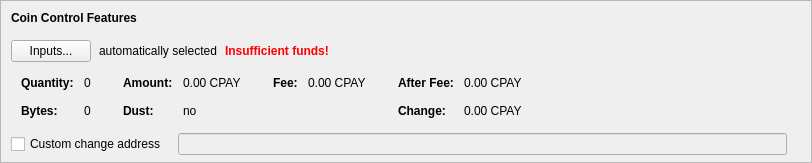
    <widget class="QFrame" name="frameCoinControl">
     <property name="sizePolicy">
      <sizepolicy hsizetype="Expanding" vsizetype="Expanding">
       <horstretch>0</horstretch>
       <verstretch>0</verstretch>
      </sizepolicy>
     </property>
     <property name="maximumSize">
      <size>
       <width>16777215</width>
       <height>16777215</height>
      </size>
     </property>
     <property name="frameShape">
      <enum>QFrame::StyledPanel</enum>
     </property>
     <property name="frameShadow">
      <enum>QFrame::Sunken</enum>
     </property>
     <layout class="QVBoxLayout" name="verticalLayoutCoinControl2">
      <property name="spacing">
       <number>0</number>
      </property>
      <property name="leftMargin">
       <number>0</number>
      </property>
      <property name="topMargin">
       <number>0</number>
      </property>
      <property name="rightMargin">
       <number>0</number>
      </property>
      <property name="bottomMargin">
       <number>6</number>
      </property>
      <item>
       <layout class="QVBoxLayout" name="verticalLayoutCoinControl" stretch="0,0,0,0,1">
        <property name="spacing">
         <number>0</number>
        </property>
        <property name="leftMargin">
         <number>10</number>
        </property>
        <property name="topMargin">
         <number>10</number>
        </property>
        <item>
         <layout class="QHBoxLayout" name="horizontalLayoutCoinControl1">
          <property name="bottomMargin">
           <number>15</number>
          </property>
          <item>
           <widget class="QLabel" name="labelCoinControlFeatures">
            <property name="sizePolicy">
             <sizepolicy hsizetype="Preferred" vsizetype="Maximum">
              <horstretch>0</horstretch>
              <verstretch>0</verstretch>
             </sizepolicy>
            </property>
            <property name="font">
             <font>
              <weight>75</weight>
              <bold>true</bold>
             </font>
            </property>
            <property name="styleSheet">
             <string notr="true">font-weight:bold;</string>
            </property>
            <property name="text">
             <string>Coin Control Features</string>
            </property>
           </widget>
          </item>
         </layout>
        </item>
        <item>
         <layout class="QHBoxLayout" name="horizontalLayoutCoinControl2" stretch="0,0,0,0">
          <property name="spacing">
           <number>8</number>
          </property>
          <property name="bottomMargin">
           <number>10</number>
          </property>
          <item>
           <widget class="QPushButton" name="pushButtonCoinControl">
            <property name="styleSheet">
             <string notr="true"/>
            </property>
            <property name="text">
             <string>Inputs...</string>
            </property>
            <property name="autoDefault">
             <bool>false</bool>
            </property>
           </widget>
          </item>
          <item>
           <widget class="QLabel" name="labelCoinControlAutomaticallySelected">
            <property name="text">
             <string>automatically selected</string>
            </property>
            <property name="margin">
             <number>5</number>
            </property>
           </widget>
          </item>
          <item>
           <widget class="QLabel" name="labelCoinControlInsuffFunds">
            <property name="font">
             <font>
              <weight>75</weight>
              <bold>true</bold>
             </font>
            </property>
            <property name="styleSheet">
             <string notr="true">color:red;font-weight:bold;</string>
            </property>
            <property name="text">
             <string>Insufficient funds!</string>
            </property>
            <property name="margin">
             <number>5</number>
            </property>
           </widget>
          </item>
          <item>
           <spacer name="horizontalSpacerCoinControl">
            <property name="orientation">
             <enum>Qt::Horizontal</enum>
            </property>
            <property name="sizeHint" stdset="0">
             <size>
              <width>40</width>
              <height>1</height>
             </size>
            </property>
           </spacer>
          </item>
         </layout>
        </item>
        <item>
         <widget class="QWidget" name="widgetCoinControl" native="true">
          <property name="sizePolicy">
           <sizepolicy hsizetype="Preferred" vsizetype="Preferred">
            <horstretch>0</horstretch>
            <verstretch>0</verstretch>
           </sizepolicy>
          </property>
          <property name="minimumSize">
           <size>
            <width>0</width>
            <height>0</height>
           </size>
          </property>
          <property name="styleSheet">
           <string notr="true"/>
          </property>
          <layout class="QHBoxLayout" name="horizontalLayoutCoinControl5">
           <property name="leftMargin">
            <number>0</number>
           </property>
           <property name="topMargin">
            <number>0</number>
           </property>
           <property name="rightMargin">
            <number>0</number>
           </property>
           <property name="bottomMargin">
            <number>0</number>
           </property>
           <item>
            <layout class="QHBoxLayout" name="horizontalLayoutCoinControl3" stretch="0,0,0,1">
             <property name="spacing">
              <number>20</number>
             </property>
             <property name="topMargin">
              <number>0</number>
             </property>
             <property name="bottomMargin">
              <number>10</number>
             </property>
             <item>
              <layout class="QFormLayout" name="formLayoutCoinControl1">
               <property name="horizontalSpacing">
                <number>10</number>
               </property>
               <property name="verticalSpacing">
                <number>14</number>
               </property>
               <property name="leftMargin">
                <number>10</number>
               </property>
               <property name="topMargin">
                <number>4</number>
               </property>
               <property name="rightMargin">
                <number>6</number>
               </property>
               <item row="0" column="0">
                <widget class="QLabel" name="labelCoinControlQuantityText">
                 <property name="font">
                  <font>
                   <weight>75</weight>
                   <bold>true</bold>
                  </font>
                 </property>
                 <property name="text">
                  <string>Quantity:</string>
                 </property>
                 <property name="margin">
                  <number>0</number>
                 </property>
                </widget>
               </item>
               <item row="0" column="1">
                <widget class="QLabel" name="labelCoinControlQuantity">
                 <property name="cursor">
                  <cursorShape>IBeamCursor</cursorShape>
                 </property>
                 <property name="contextMenuPolicy">
                  <enum>Qt::ActionsContextMenu</enum>
                 </property>
                 <property name="text">
                  <string notr="true">0</string>
                 </property>
                 <property name="margin">
                  <number>0</number>
                 </property>
                 <property name="textInteractionFlags">
                  <set>Qt::LinksAccessibleByMouse|Qt::TextSelectableByKeyboard|Qt::TextSelectableByMouse</set>
                 </property>
                </widget>
               </item>
               <item row="1" column="0">
                <widget class="QLabel" name="labelCoinControlBytesText">
                 <property name="font">
                  <font>
                   <weight>75</weight>
                   <bold>true</bold>
                  </font>
                 </property>
                 <property name="text">
                  <string>Bytes:</string>
                 </property>
                </widget>
               </item>
               <item row="1" column="1">
                <widget class="QLabel" name="labelCoinControlBytes">
                 <property name="cursor">
                  <cursorShape>IBeamCursor</cursorShape>
                 </property>
                 <property name="contextMenuPolicy">
                  <enum>Qt::ActionsContextMenu</enum>
                 </property>
                 <property name="text">
                  <string notr="true">0</string>
                 </property>
                 <property name="textInteractionFlags">
                  <set>Qt::LinksAccessibleByMouse|Qt::TextSelectableByKeyboard|Qt::TextSelectableByMouse</set>
                 </property>
                </widget>
               </item>
              </layout>
             </item>
             <item>
              <layout class="QFormLayout" name="formLayoutCoinControl2">
               <property name="horizontalSpacing">
                <number>10</number>
               </property>
               <property name="verticalSpacing">
                <number>14</number>
               </property>
               <property name="leftMargin">
                <number>6</number>
               </property>
               <property name="topMargin">
                <number>4</number>
               </property>
               <property name="rightMargin">
                <number>6</number>
               </property>
               <item row="0" column="0">
                <widget class="QLabel" name="labelCoinControlAmountText">
                 <property name="font">
                  <font>
                   <weight>75</weight>
                   <bold>true</bold>
                  </font>
                 </property>
                 <property name="text">
                  <string>Amount:</string>
                 </property>
                 <property name="margin">
                  <number>0</number>
                 </property>
                </widget>
               </item>
               <item row="0" column="1">
                <widget class="QLabel" name="labelCoinControlAmount">
                 <property name="cursor">
                  <cursorShape>IBeamCursor</cursorShape>
                 </property>
                 <property name="contextMenuPolicy">
                  <enum>Qt::ActionsContextMenu</enum>
                 </property>
                 <property name="text">
                  <string notr="true">0.00 CPAY</string>
                 </property>
                 <property name="textInteractionFlags">
                  <set>Qt::LinksAccessibleByMouse|Qt::TextSelectableByKeyboard|Qt::TextSelectableByMouse</set>
                 </property>
                </widget>
               </item>
               <item row="1" column="0">
                <widget class="QLabel" name="labelCoinControlLowOutputText">
                 <property name="font">
                  <font>
                   <weight>75</weight>
                   <bold>true</bold>
                  </font>
                 </property>
                 <property name="text">
                  <string>Dust:</string>
                 </property>
                </widget>
               </item>
               <item row="1" column="1">
                <widget class="QLabel" name="labelCoinControlLowOutput">
                 <property name="cursor">
                  <cursorShape>IBeamCursor</cursorShape>
                 </property>
                 <property name="contextMenuPolicy">
                  <enum>Qt::ActionsContextMenu</enum>
                 </property>
                 <property name="text">
                  <string notr="true">no</string>
                 </property>
                 <property name="textInteractionFlags">
                  <set>Qt::LinksAccessibleByMouse|Qt::TextSelectableByKeyboard|Qt::TextSelectableByMouse</set>
                 </property>
                </widget>
               </item>
              </layout>
             </item>
             <item>
              <layout class="QFormLayout" name="formLayoutCoinControl3">
               <property name="horizontalSpacing">
                <number>10</number>
               </property>
               <property name="verticalSpacing">
                <number>14</number>
               </property>
               <property name="leftMargin">
                <number>6</number>
               </property>
               <property name="topMargin">
                <number>4</number>
               </property>
               <property name="rightMargin">
                <number>6</number>
               </property>
               <item row="0" column="0">
                <widget class="QLabel" name="labelCoinControlFeeText">
                 <property name="font">
                  <font>
                   <weight>75</weight>
                   <bold>true</bold>
                  </font>
                 </property>
                 <property name="text">
                  <string>Fee:</string>
                 </property>
                 <property name="margin">
                  <number>0</number>
                 </property>
                </widget>
               </item>
               <item row="0" column="1">
                <widget class="QLabel" name="labelCoinControlFee">
                 <property name="cursor">
                  <cursorShape>IBeamCursor</cursorShape>
                 </property>
                 <property name="contextMenuPolicy">
                  <enum>Qt::ActionsContextMenu</enum>
                 </property>
                 <property name="text">
                  <string notr="true">0.00 CPAY</string>
                 </property>
                 <property name="textInteractionFlags">
                  <set>Qt::LinksAccessibleByMouse|Qt::TextSelectableByKeyboard|Qt::TextSelectableByMouse</set>
                 </property>
                </widget>
               </item>
             </layout>
             </item>
             <item>
              <layout class="QFormLayout" name="formLayoutCoinControl4">
               <property name="horizontalSpacing">
                <number>10</number>
               </property>
               <property name="verticalSpacing">
                <number>14</number>
               </property>
               <property name="leftMargin">
                <number>6</number>
               </property>
               <property name="topMargin">
                <number>4</number>
               </property>
               <property name="rightMargin">
                <number>6</number>
               </property>
               <item row="0" column="0">
                <widget class="QLabel" name="labelCoinControlAfterFeeText">
                 <property name="font">
                  <font>
                   <weight>75</weight>
                   <bold>true</bold>
                  </font>
                 </property>
                 <property name="text">
                  <string>After Fee:</string>
                 </property>
                 <property name="margin">
                  <number>0</number>
                 </property>
                </widget>
               </item>
               <item row="0" column="1">
                <widget class="QLabel" name="labelCoinControlAfterFee">
                 <property name="cursor">
                  <cursorShape>IBeamCursor</cursorShape>
                 </property>
                 <property name="contextMenuPolicy">
                  <enum>Qt::ActionsContextMenu</enum>
                 </property>
                 <property name="text">
                  <string notr="true">0.00 CPAY</string>
                 </property>
                 <property name="textInteractionFlags">
                  <set>Qt::LinksAccessibleByMouse|Qt::TextSelectableByKeyboard|Qt::TextSelectableByMouse</set>
                 </property>
                </widget>
               </item>
               <item row="1" column="0">
                <widget class="QLabel" name="labelCoinControlChangeText">
                 <property name="font">
                  <font>
                   <weight>75</weight>
                   <bold>true</bold>
                  </font>
                 </property>
                 <property name="text">
                  <string>Change:</string>
                 </property>
                </widget>
               </item>
               <item row="1" column="1">
                <widget class="QLabel" name="labelCoinControlChange">
                 <property name="cursor">
                  <cursorShape>IBeamCursor</cursorShape>
                 </property>
                 <property name="contextMenuPolicy">
                  <enum>Qt::ActionsContextMenu</enum>
                 </property>
                 <property name="text">
                  <string notr="true">0.00 CPAY</string>
                 </property>
                 <property name="textInteractionFlags">
                  <set>Qt::LinksAccessibleByMouse|Qt::TextSelectableByKeyboard|Qt::TextSelectableByMouse</set>
                 </property>
                </widget>
               </item>
              </layout>
             </item>
            </layout>
           </item>
          </layout>
         </widget>
        </item>
        <item>
         <layout class="QHBoxLayout" name="horizontalLayoutCoinControl4" stretch="0,0,0">
          <property name="spacing">
           <number>12</number>
          </property>
          <property name="sizeConstraint">
           <enum>QLayout::SetDefaultConstraint</enum>
          </property>
          <property name="topMargin">
           <number>5</number>
          </property>
          <property name="rightMargin">
           <number>5</number>
          </property>
          <item>
           <widget class="QCheckBox" name="checkBoxCoinControlChange">
            <property name="toolTip">
             <string>If this is activated, but the change address is empty or invalid, change will be sent to a newly generated address.</string>
            </property>
            <property name="text">
             <string>Custom change address</string>
            </property>
           </widget>
          </item>
          <item>
           <widget class="QValidatedLineEdit" name="lineEditCoinControlChange">
            <property name="enabled">
             <bool>false</bool>
            </property>
            <property name="sizePolicy">
             <sizepolicy hsizetype="Expanding" vsizetype="Fixed">
              <horstretch>0</horstretch>
              <verstretch>0</verstretch>
             </sizepolicy>
            </property>
           </widget>
          </item>
          <item>
           <widget class="QLabel" name="labelCoinControlChangeLabel">
            <property name="sizePolicy">
             <sizepolicy hsizetype="Preferred" vsizetype="Expanding">
              <horstretch>0</horstretch>
              <verstretch>0</verstretch>
             </sizepolicy>
            </property>
            <property name="minimumSize">
             <size>
              <width>0</width>
              <height>0</height>
             </size>
            </property>
            <property name="text">
             <string/>
            </property>
            <property name="margin">
             <number>3</number>
            </property>
           </widget>
          </item>
         </layout>
        </item>
        <item>
         <spacer name="verticalSpacerCoinControl">
          <property name="orientation">
           <enum>Qt::Vertical</enum>
          </property>
          <property name="sizeHint" stdset="0">
           <size>
            <width>800</width>
            <height>1</height>
           </size>
          </property>
         </spacer>
        </item>
       </layout>
      </item>
     </layout>
    </widget>
